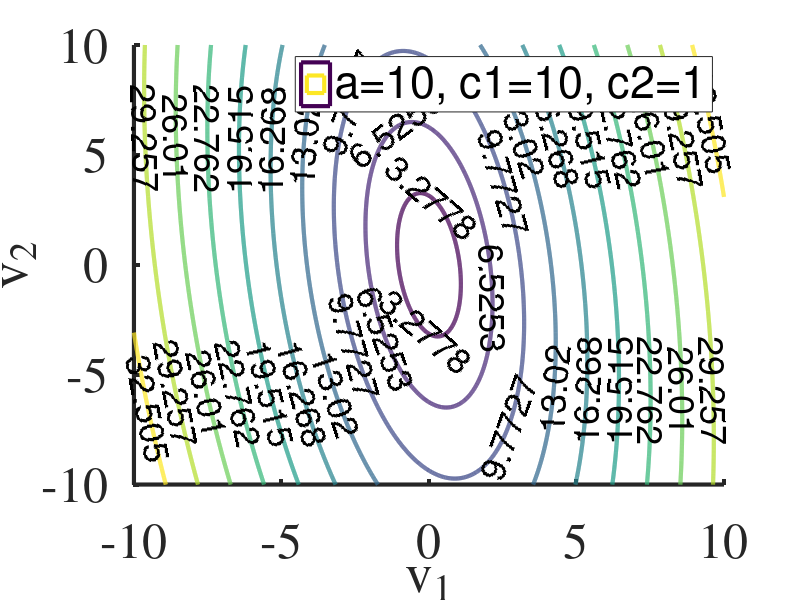

The MATLAB source for this figure:
a = 10;
c1 = 10;
c2 = 1;
v1 = [a,1]';
v2 = [-1,a]';
V = [v1 v2];
W = 1/(1+a^2) * V*[c1 0; 0 c2]*V';

n=1e3;
maxx = 1e1;
x = linspace(-maxx,maxx,n);
X = x'*ones(1,n);
Y = X';
clear Z;
for i=1:n
  for j=1:n
    v = [X(i,j) Y(i,j)]';
    Z(i,j) = sqrt(v'*W*v);
  end
end

fsize=36; fname='times'; linewidth=3;
figure()
[C,h] = contour(X,Y,Z,'DisplayName','a=10, c1=10, c2=1','ShowText','on','LineWidth',3);
clabel(C,h,'FontSize',26);
xlabel('v_1','FontName',fname,'fontsize',fsize);
ylabel('v_2','FontName',fname,'fontsize',fsize);
ha=gca;set(ha,'linewidth',linewidth,'FontName',fname,'FontSize',fsize,'Box','off');
legend show;
